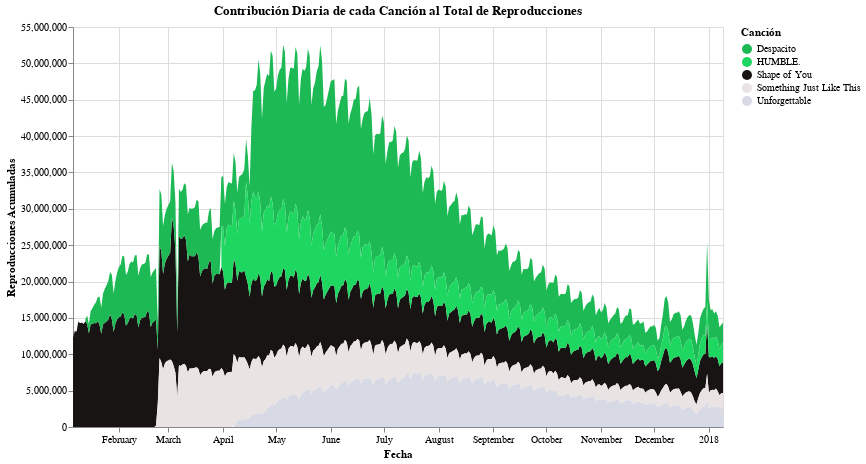

The code cell stored with this chart in its notebook:
### Code cell
# GRÁFICA 4: Gráfico de Áreas Apiladas
# Muestra cómo contribuye cada canción al volumen total de reproducciones en el tiempo

chart4 = alt.Chart(df_long).mark_area().encode(
    x=alt.X('Date:T', title='Fecha'),
    y=alt.Y('Reproducciones:Q', title='Reproducciones Acumuladas'),
    color=alt.Color('Canción:N', scale=alt.Scale(range=spotify_palette), title='Canción'),
    tooltip=['Date', 'Canción', 'Reproducciones']
).properties(
    width=650,
    height=400,
    title='Contribución Diaria de cada Canción al Total de Reproducciones'
).interactive()

chart4

### Figure 1 — Vega-Lite specification as saved in the notebook (floating-point values rounded to 4 significant figures; data arrays with more than 128 entries replaced by an {"elided": "..."} marker saying what was removed)
{"config": {"view": {"continuousWidth": 300, "continuousHeight": 300}}, "data": {"name": "data-c757cb484421ff357b952a44d33f4f8a"}, "mark": {"type": "area"}, "encoding": {"color": {"field": "Canción", "scale": {"range": ["#1DB954", "#1ED760", "#191414", "#E9E3E3", "#D7DAE5"]}, "title": "Canción", "type": "nominal"}, "tooltip": [{"field": "Date", "type": "temporal"}, {"field": "Canción", "type": "nominal"}, {"field": "Reproducciones", "type": "quantitative"}], "x": {"field": "Date", "title": "Fecha", "type": "temporal"}, "y": {"field": "Reproducciones", "title": "Reproducciones Acumuladas", "type": "quantitative"}}, "height": 400, "params": [{"name": "param_5", "select": {"type": "interval", "encodings": ["x", "y"]}, "bind": "scales"}], "title": "Contribución Diaria de cada Canción al Total de Reproducciones", "width": 650, "$schema": "https://vega.github.io/schema/vega-lite/v5.20.1.json", "datasets": {"data-c757cb484421ff357b952a44d33f4f8a": {"elided": "1830 records"}}}
